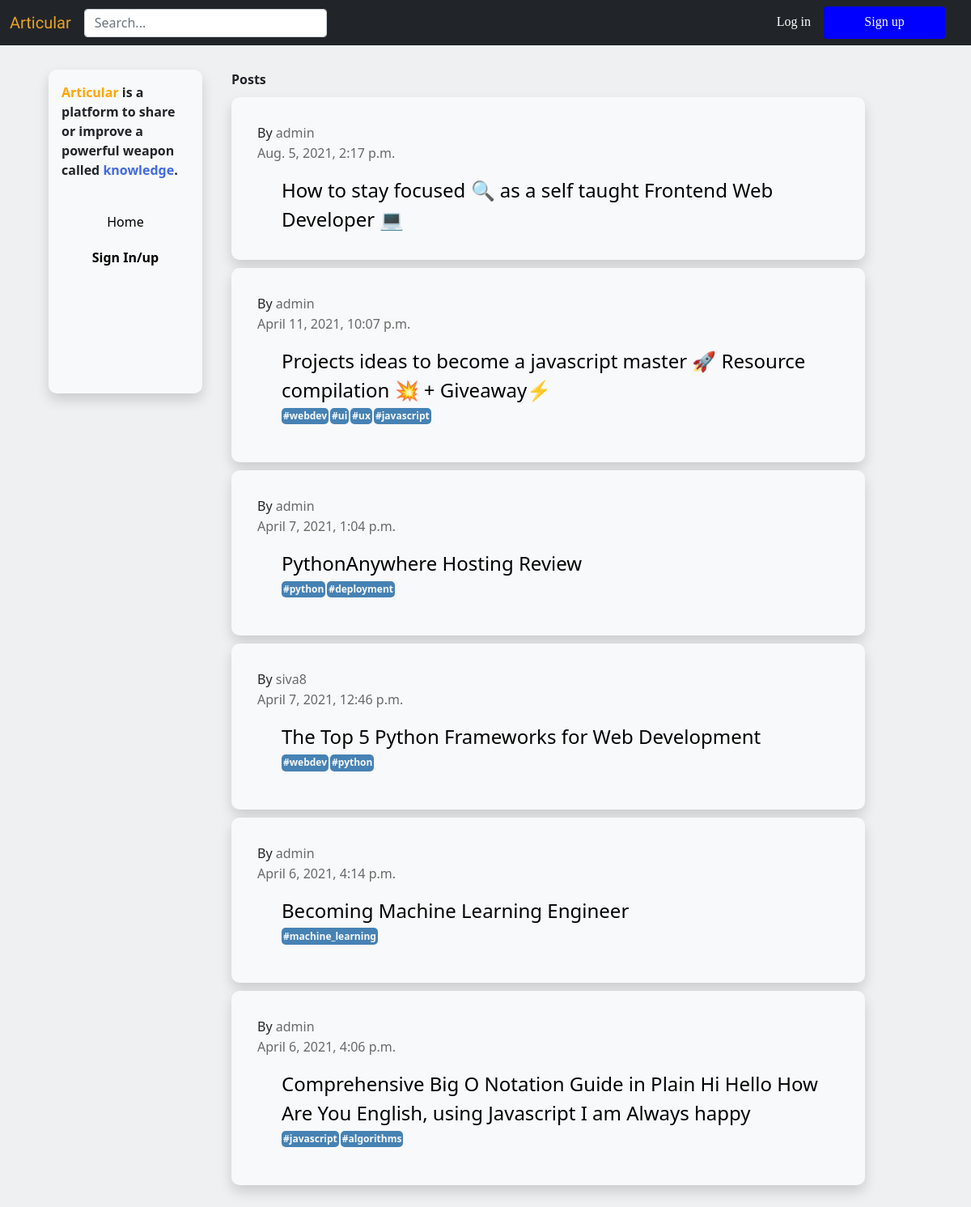
The page / on the database its author committed.
### apps/main/models.py (models this page shows, shortened)
class Post(models.Model):
    user = models.ForeignKey(User,related_name='user',on_delete=models.CASCADE)
    title = models.CharField(max_length=255,blank=True,null=True)
    tags = TaggableManager()
    content = models.TextField(blank=True,null=True)
    created_at = models.DateTimeField(auto_now_add=True)
    class Meta:
    	ordering = ('-created_at',)

### apps/main/views.py (the view)
# urls.py: path('',views.frontpage,name='frontpage'),
def frontpage(request):
    posts = Post.objects.all()
    context = {
        'posts':posts
    }
    return render(request,'frontpage.html',context)

### apps/main/templates/frontpage.html (shortened to what this page needs)
{% extends 'base.html' %}
{% load static %}
{% block content %}
<div class="container">
<div class="row">
	<div class="col-md-2 bg-light shadow text-wrap p-3 " id='col-1-box'>
		<p style="font-weight: bold;">
			<span style="color: orange;font-weight: bolder;">Articular</span>
		is a platform to share or improve a powerful weapon called <span style="color: royalblue;">knowledge</span>.</p>
		<div class="links">
			<a href="{% url 'frontpage' %}">Home</a>
		{% if request.user.is_authenticated %}
			<a href="{% url 'reading_list' %}">Reading Lists</a>
			<a href="{% url 'profile_settings' %}">Profile</a>
			<a href="{% url 'myposts' %}">My Posts</a>
			<a href="{% url 'account_logout' %}">Log out</a>
		{% else %}
			<a href="{% url 'account_signup' %}">Sign In/up</a>
		{% endif %}
		</div>
	</div>
	<div class="col-md-9">
		{% include 'post_box/post_box.html' %}
	</div>
</div>
</div>
{% endblock %}

### apps/main/templates/post_box/post_box.html (shortened to what this page needs)
<div class="container" id="box" style="margin-top: 30px;margin-bottom: 30px;">
    <div style="font-weight: bolder;">Posts</div>
    {% for post in posts %}
    <article class="bg-light shadow text-wrap p-3 h-auto" id="Post_box">
    <div class="m-3">
        <p style="font-weight: 500;margin-bottom: 1px;">
        By <a style="color:dimgray;text-decoration: none;" href="{% url 'profile_page' pk=post.id user=post.user.id %}" id="user">{{post.user}}</a></p>
        <p style="margin-top: 0px;color: dimgrey;">{{post.created_at}}</p>
        <div style="margin-left: 30px;">
            <a href="{% url 'blog_detail' pk=post.id %}" id="post_title" >{{post.title}}</a>
            <div>
            {% for tag in post.tags.all %}
                <a href="{% url 'tag_post_list' tag.slug %}" id="tag_name" class="link-light text-decoration-none badge ">
                    #{{tag.name}}
                </a>
            {% endfor %}
            </div>
        </div>
    </div>
     </article>
    {% endfor %}
</div>

### static/css/base.css (style rules this page uses)
#col-1-box { margin-top: 30px; margin-left: 30px; height: 400px; max-height: auto; overflow: hidden; border-radius: 10px; border: 1px black; position: relative; }
.links { text-align: center; margin-top: 40px; }
.links a { text-decoration: none; margin-top: 20px; display: block; color: black; font-weight: 400; }
.links a:nth-child(2) { font-weight: bolder; }
#Post_box { margin-top: 10px; overflow: hidden; border-radius: 10px; border: 1px black; position: relative; }
#tag_name { text-decoration: none; background-color: steelblue; margin-right: 2px; margin-bottom: 15px; padding-left: 2px; padding-right: 2px; border-radius: 5px; }
#post_title { text-decoration: none; color: black; font-size: 1.5em; }

### rows shown on the page
Post: user "admin", created_at "Aug. 5, 2021, 2:17 p.m.", title "How to stay focused 🔍 as a self taught Frontend Web Developer 💻"
Post: user "admin", created_at "April 11, 2021, 10:07 p.m.", title "Projects ideas to become a javascript master 🚀 Resource compilation 💥 + Giveaway⚡"
Tag: name "webdev"
Tag: name "ui"
Tag: name "ux"
Tag: name "javascript"
Post: user "admin", created_at "April 7, 2021, 1:04 p.m.", title "PythonAnywhere Hosting Review"
Tag: name "python"
Tag: name "deployment"
Post: user "siva8", created_at "April 7, 2021, 12:46 p.m.", title "The Top 5 Python Frameworks for Web Development"
Post: user "admin", created_at "April 6, 2021, 4:14 p.m.", title "Becoming Machine Learning Engineer"
Tag: name "machine_learning"
Post: user "admin", created_at "April 6, 2021, 4:06 p.m.", title "Comprehensive Big O Notation Guide in Plain Hi Hello How Are You English, using Javascript I am Always happy"
Tag: name "algorithms"
